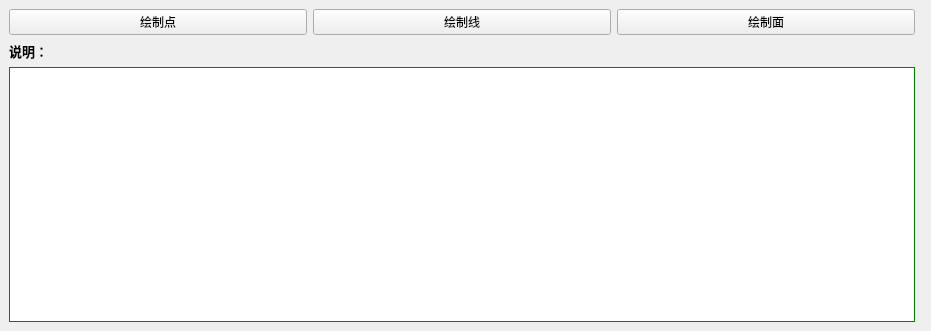
<?xml version="1.0" encoding="UTF-8"?>
<ui version="4.0">
 <class>gsDockWidget</class>
 <widget class="QgsDockWidget" name="gsDockWidget">
  <property name="geometry">
   <rect>
    <x>0</x>
    <y>0</y>
    <width>931</width>
    <height>331</height>
   </rect>
  </property>
  <property name="sizePolicy">
   <sizepolicy hsizetype="Expanding" vsizetype="Expanding">
    <horstretch>0</horstretch>
    <verstretch>0</verstretch>
   </sizepolicy>
  </property>
  <property name="layoutDirection">
   <enum>Qt::LeftToRight</enum>
  </property>
  <property name="windowTitle">
   <string>自定义绘制</string>
  </property>
  <widget class="QWidget" name="dockWidgetContents">
   <layout class="QGridLayout" name="gridLayout_2">
    <item row="0" column="0">
     <layout class="QGridLayout" name="gridLayout">
      <property name="sizeConstraint">
       <enum>QLayout::SetMinAndMaxSize</enum>
      </property>
      <property name="rightMargin">
       <number>7</number>
      </property>
      <item row="0" column="3" alignment="Qt::AlignTop">
       <widget class="QPushButton" name="pushButton">
        <property name="sizePolicy">
         <sizepolicy hsizetype="Minimum" vsizetype="Fixed">
          <horstretch>0</horstretch>
          <verstretch>0</verstretch>
         </sizepolicy>
        </property>
        <property name="text">
         <string>绘制面</string>
        </property>
       </widget>
      </item>
      <item row="0" column="0">
       <widget class="QPushButton" name="pushButton_2">
        <property name="sizePolicy">
         <sizepolicy hsizetype="Minimum" vsizetype="Fixed">
          <horstretch>0</horstretch>
          <verstretch>0</verstretch>
         </sizepolicy>
        </property>
        <property name="text">
         <string>绘制点</string>
        </property>
       </widget>
      </item>
      <item row="0" column="1">
       <widget class="QPushButton" name="pushButton_3">
        <property name="sizePolicy">
         <sizepolicy hsizetype="Minimum" vsizetype="Fixed">
          <horstretch>0</horstretch>
          <verstretch>0</verstretch>
         </sizepolicy>
        </property>
        <property name="text">
         <string>绘制线</string>
        </property>
       </widget>
      </item>
     </layout>
    </item>
    <item row="2" column="0">
     <layout class="QVBoxLayout" name="verticalLayout">
      <property name="rightMargin">
       <number>7</number>
      </property>
      <item>
       <widget class="QLabel" name="label">
        <property name="font">
         <font>
          <family>Arial</family>
          <pointsize>10</pointsize>
          <weight>75</weight>
          <bold>true</bold>
         </font>
        </property>
        <property name="text">
         <string>说明：</string>
        </property>
       </widget>
      </item>
      <item>
       <widget class="QTextEdit" name="textEdit">
        <property name="sizePolicy">
         <sizepolicy hsizetype="Expanding" vsizetype="Expanding">
          <horstretch>0</horstretch>
          <verstretch>0</verstretch>
         </sizepolicy>
        </property>
        <property name="styleSheet">
         <string notr="true">border: 1px solid green;</string>
        </property>
        <property name="lineWrapMode">
         <enum>QTextEdit::WidgetWidth</enum>
        </property>
       </widget>
      </item>
     </layout>
    </item>
   </layout>
  </widget>
 </widget>
 <customwidgets>
  <customwidget>
   <class>QgsDockWidget</class>
   <extends>QDockWidget</extends>
   <header>qgsdockwidget.h</header>
   <container>1</container>
  </customwidget>
 </customwidgets>
 <resources/>
 <connections/>
</ui>
